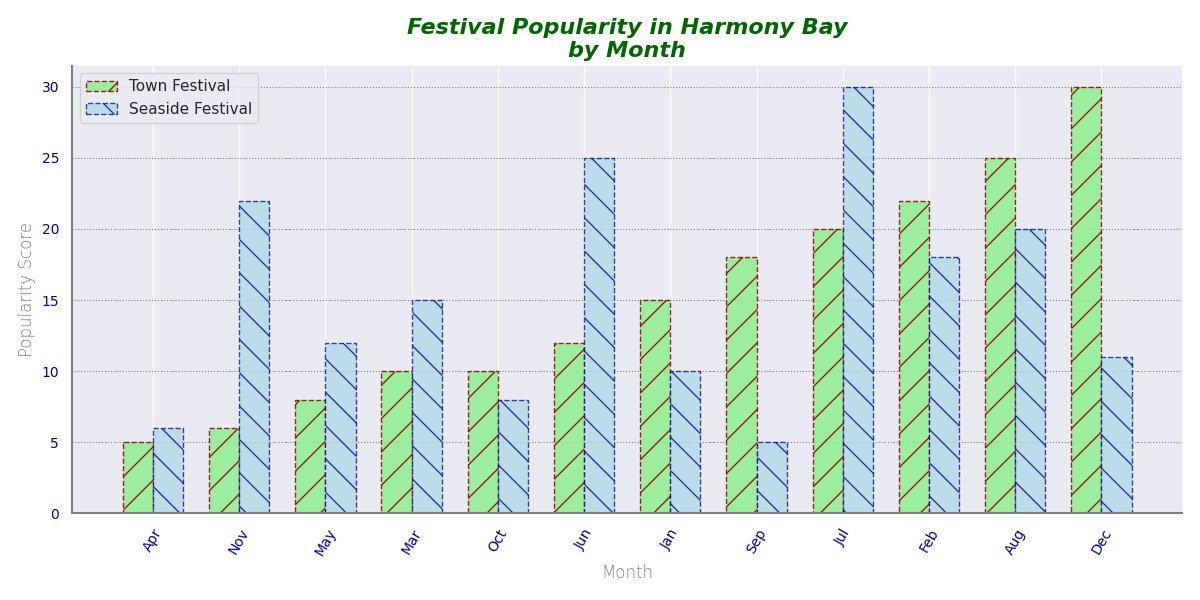

This figure's Python source:
import numpy as np
import matplotlib.pyplot as plt

months = np.arange(1, 13)
popularity_scores_festival1 = np.array([15, 22, 10, 5, 8, 12, 20, 25, 18, 10, 6, 30])
popularity_scores_festival2 = np.array([10, 18, 15, 6, 12, 25, 30, 20, 5, 8, 22, 11])

# Sort the scores and corresponding months for both festivals
sorted_indices_festival1 = np.argsort(popularity_scores_festival1)
sorted_scores_festival1 = popularity_scores_festival1[sorted_indices_festival1]

sorted_indices_festival2 = np.argsort(popularity_scores_festival2)
sorted_scores_festival2 = popularity_scores_festival2[sorted_indices_festival1]  # Align with festival 1 months

sorted_month_labels = ['Jan', 'Feb', 'Mar', 'Apr', 'May', 'Jun', 'Jul', 'Aug', 'Sep', 'Oct', 'Nov', 'Dec']
sorted_month_labels = [sorted_month_labels[i] for i in sorted_indices_festival1]

plt.figure(figsize=(12, 6))
bar_width = 0.35
indices = np.arange(len(sorted_month_labels))

plt.bar(indices, sorted_scores_festival1, bar_width, label='Town Festival', color='lightgreen', edgecolor='darkred', alpha=0.85, linestyle='--', hatch='/')
plt.bar(indices + bar_width, sorted_scores_festival2, bar_width, label='Seaside Festival', color='lightblue', edgecolor='darkblue', alpha=0.75, linestyle='--', hatch='\\')

plt.title("Festival Popularity in Harmony Bay\nby Month", fontsize=16, fontweight='bold', style='italic', color='darkgreen')
plt.xlabel("Month", fontsize=12, fontweight='light', color='grey')
plt.ylabel("Popularity Score", fontsize=12, fontweight='light', color='grey')
plt.xticks(indices + bar_width / 2, sorted_month_labels, rotation=60, fontsize=10, fontweight='medium', color='darkblue')
plt.yticks(fontsize=10, fontweight='medium', color='darkblue')
plt.grid(axis='y', color='grey', linestyle=':', linewidth=0.8)

plt.legend()
plt.gca().spines['top'].set_visible(False)
plt.gca().spines['right'].set_visible(False)
plt.gca().spines['bottom'].set_color('grey')
plt.gca().spines['left'].set_color('grey')
plt.gca().spines['bottom'].set_linewidth(1.5)
plt.gca().spines['left'].set_linewidth(1.5)

plt.tight_layout()
plt.show()
